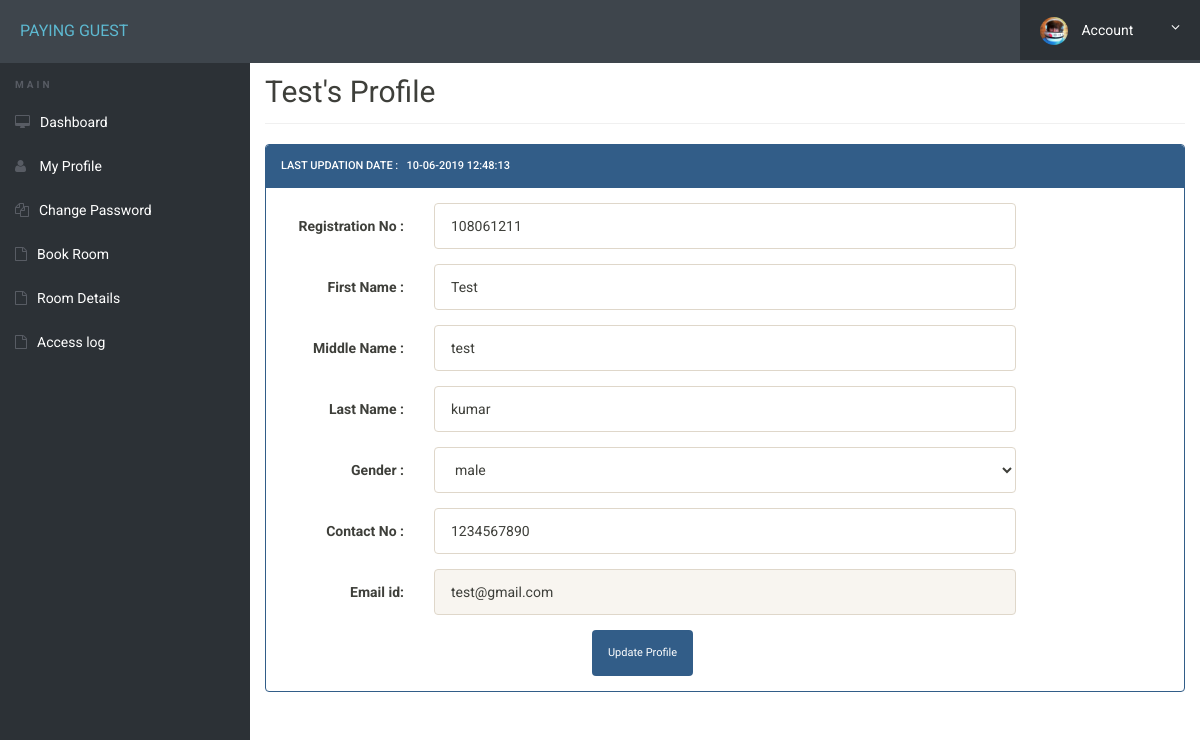
The page /my-profile.php (signed in) on the database its author committed.
### tables this page shows
CREATE TABLE `userregistration` (
  `id` int(11) NOT NULL,
  `regNo` varchar(255) DEFAULT NULL,
  `firstName` varchar(255) DEFAULT NULL,
  `middleName` varchar(255) DEFAULT NULL,
  `lastName` varchar(255) DEFAULT NULL,
  `gender` varchar(255) DEFAULT NULL,
  `contactNo` bigint(20) DEFAULT NULL,
  `email` varchar(255) DEFAULT NULL,
  `password` varchar(255) DEFAULT NULL,
  `regDate` timestamp NULL DEFAULT CURRENT_TIMESTAMP,
  `updationDate` varchar(45) DEFAULT NULL,
  `passUdateDate` varchar(45) DEFAULT NULL
);

### my-profile.php (the view, shortened to what this page needs)
<?php
include('includes/config.php');
?>
<!doctype html>
<html lang="en" class="no-js">
<head>
	<link rel="stylesheet" href="css/font-awesome.min.css">
	<link rel="stylesheet" href="css/bootstrap.min.css">
	<link rel="stylesheet" href="css/dataTables.bootstrap.min.css">>
	<link rel="stylesheet" href="css/bootstrap-social.css">
	<link rel="stylesheet" href="css/bootstrap-select.css">
	<link rel="stylesheet" href="css/fileinput.min.css">
	<link rel="stylesheet" href="css/awesome-bootstrap-checkbox.css">
	<link rel="stylesheet" href="css/style.css">
</head>
<body>
	<?php include('includes/header.php');?>
	<div class="ts-main-content">
		<?php include('includes/sidebar.php');?>
		<div class="content-wrapper">
			<div class="container-fluid">
	<?php
$aid=$_SESSION['id'];
	$ret="select * from userregistration where id=?";
		$stmt= $mysqli->prepare($ret) ;
	 $stmt->bind_param('i',$aid);
	 $stmt->execute() ;
	 $res=$stmt->get_result();
	   while($row=$res->fetch_object())
	  {
	  	?>
				<div class="row">
					<div class="col-md-12">
						<h2 class="page-title"><?php echo $row->firstName;?>'s&nbsp;Profile </h2>
						<div class="row">
							<div class="col-md-12">
								<div class="panel panel-primary">
									<div class="panel-heading">
Last Updation date : &nbsp; <?php echo $row->updationDate;?>
</div>
<div class="panel-body">
<form method="post" action="" name="registration" class="form-horizontal" onSubmit="return valid();">
<div class="form-group">
<label class="col-sm-2 control-label"> Registration No : </label>
<div class="col-sm-8">
<input type="text" name="regno" id="regno"  class="form-control" required="required" value="<?php echo $row->regNo;?>" >
</div>
</div>
<div class="form-group">
<label class="col-sm-2 control-label">First Name : </label>
<div class="col-sm-8">
<input type="text" name="fname" id="fname"  class="form-control" value="<?php echo $row->firstName;?>"   required="required" >
</div>
</div>
<div class="form-group">
<label class="col-sm-2 control-label">Middle Name : </label>
<div class="col-sm-8">
<input type="text" name="mname" id="mname"  class="form-control" value="<?php echo $row->middleName;?>"  >
</div>
</div>
<div class="form-group">
<label class="col-sm-2 control-label">Last Name : </label>
<div class="col-sm-8">
<input type="text" name="lname" id="lname"  class="form-control" value="<?php echo $row->lastName;?>" required="required">
</div>
</div>
<div class="form-group">
<label class="col-sm-2 control-label">Gender : </label>
<div class="col-sm-8">
<select name="gender" class="form-control" required="required">
<option value="<?php echo $row->gender;?>"><?php echo $row->gender;?></option>
</select>
</div>
</div>
<div class="form-group">
<label class="col-sm-2 control-label">Contact No : </label>
<div class="col-sm-8">
<input type="text" name="contact" id="contact"  class="form-control" maxlength="10" value="<?php echo $row->contactNo;?>" required="required">
</div>
</div>
<div class="form-group">
<label class="col-sm-2 control-label">Email id: </label>
<div class="col-sm-8">
<input type="email" name="email" id="email"  class="form-control" value="<?php echo $row->email;?>" readonly>
</div>
</div>
<?php } ?>
<div class="col-sm-6 col-sm-offset-4">
<input type="submit" name="update" Value="Update Profile" class="btn btn-primary">
</div>
</form>
									</div>
									</div>
								</div>
							</div>
						</div>
							</div>
						</div>
					</div>
				</div>
</body>
</html>

### css/style.css (style rules this page uses)
html { font-size: 14px; }
@media only screen and (min-width: 480px) { html { font-size: 17px; } }
@media only screen and (min-width: 768px) { html { font-size: 14px; } }
body { font-size: 1em; }
.btn { font-family: 'Oswald', sans-serif; }
.panel { overflow: hidden; }
.btn { text-transform: none; }
.page-title { padding-bottom: 15px; margin-bottom: 20px; border-bottom: 1px solid #f0f0f0; }
.ts-main-content .content-wrapper { padding-top: 15px; margin-top: 20px; }
@media only screen and (min-width: 992px) { .ts-main-content .content-wrapper { margin-left: 250px; } }

### rows shown on the page
userregistration: firstName "Test", updationDate "10-06-2019 12:48:13", regno "108061211", fname "Test", mname "test", lname "kumar", gender "male", contact "1234567890", email "test@gmail.com"
